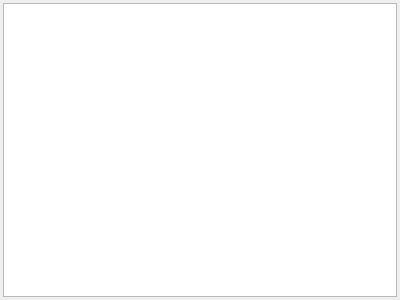
<?xml version="1.0" encoding="UTF-8"?>
<ui version="4.0">
 <class>StatisticsViewer</class>
 <widget class="QFrame" name="StatisticsViewer">
  <property name="geometry">
   <rect>
    <x>0</x>
    <y>0</y>
    <width>400</width>
    <height>300</height>
   </rect>
  </property>
  <property name="windowTitle">
   <string>Statistics</string>
  </property>
  <layout class="QHBoxLayout" name="horizontalLayout">
   <property name="leftMargin">
    <number>3</number>
   </property>
   <property name="topMargin">
    <number>3</number>
   </property>
   <property name="rightMargin">
    <number>3</number>
   </property>
   <property name="bottomMargin">
    <number>3</number>
   </property>
   <item>
    <widget class="QTextEdit" name="statistics">
     <property name="cursor" stdset="0">
      <cursorShape>IBeamCursor</cursorShape>
     </property>
     <property name="readOnly">
      <bool>true</bool>
     </property>
    </widget>
   </item>
  </layout>
 </widget>
 <resources/>
 <connections/>
</ui>
